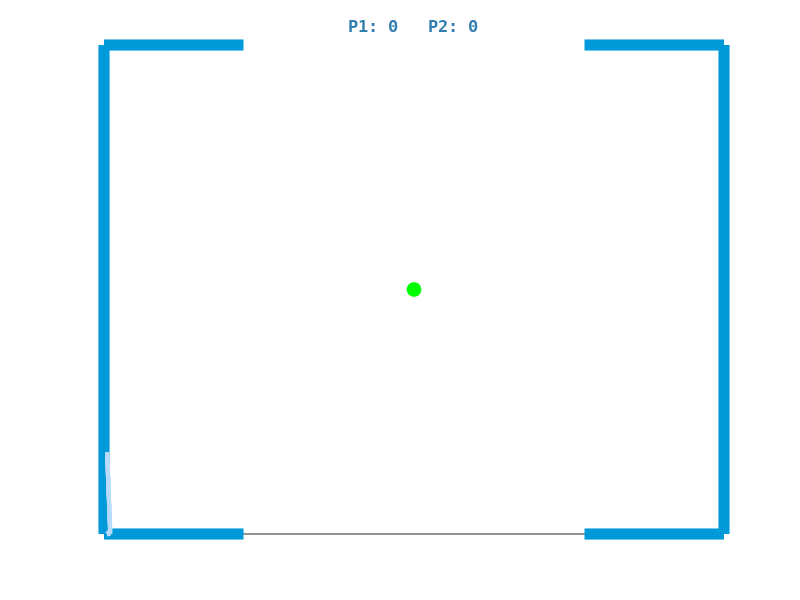

Source code (MATLAB): (Note: this script raises an error after producing the figure.)
%Pong
%Final Project for Art of Engineering by
%Parthiban Loganathan (pl2487)
%"Derek" Xingzhou He (xh2187)
%Brady Pan (bp2395)

function[] = pong()

clc;
clear;

EDGE_WIDTH = 8;
WIDTH = 200;
HEIGHT = 300;
GOAL_SIZE = 110;
GOAL_LEFT = (WIDTH-GOAL_SIZE)/2;
GOAL_RIGHT = WIDTH-(WIDTH-GOAL_SIZE)/2;

%appearance
GRAPH_COLOR = [0.18,0.4,0.58];
WALL_COLOR = [0,0.6,0.85];
SCORE_COLOR = [0.2,0.5,0.7];
BALL_SIZE = 10;
BALL_R = 3;
BALL_COLOR = [0,1,0];
BALL_SHAPE = 'o';

PADDLE_LENGTH = 50;
PADDLE_WIDTH = 2;
PADDLE_EDGE_THICKNESS = 3;
PADDLE_GOAL_DIS = 30;
PADDLE_DIM_X = [0,0,PADDLE_LENGTH,PADDLE_LENGTH,0];
PADDLE_DIM_Y = [0,PADDLE_WIDTH,PADDLE_WIDTH,0,0];
PADDLE_DIM = [PADDLE_DIM_X;PADDLE_DIM_Y];
PADDLE_COLOR = [0.72,0.86,0.98];

%control
game = [];
BALL_VELOCITY = 0.3;
ball = [];
ball_pos = [WIDTH/2, HEIGHT/2];
ball_v = [BALL_VELOCITY, BALL_VELOCITY];
SPEED_LIMIT = 1.5;

paddlePlot1 = [];
paddlePlot2 = [];
PADDLE_VELOCITY = 0.5;
paddle_dir1 = 0;
paddle_dir2 = 0;
paddle1 = [PADDLE_DIM(1,:) + WIDTH/2 - PADDLE_LENGTH/2; PADDLE_DIM(2,:) + PADDLE_GOAL_DIS];
paddle2 = [PADDLE_DIM(1,:) + WIDTH/2 - PADDLE_LENGTH/2; PADDLE_DIM(2,:) + HEIGHT - PADDLE_GOAL_DIS];

%mechanics
p1_score = 0;
p2_score = 0;
SCORE_LIMIT = 3;
playing_flag = 1;

drawField;
waitfor(msgbox(sprintf('Player 1 (bottom) uses left and right arrow keys to move paddle.\nPlayer 2 (top) uses Z and C keys to move paddle.'),'Instructions','help'));

TIMER = timer('TimerFcn',@callBack, 'ExecutionMode', 'fixedRate', 'Period', 0.0005);
start(TIMER);

%Called in the thread
    function callBack(obj, event)
        if playing_flag == 1
            updatePaddle;
            updateBall;
            redraw;
        else
            stop(TIMER);
            close(game);
        end
    end

return;

%Draw field
    function drawField
        
        %draw figure and graph
        scrsz = get(0,'ScreenSize');
        game = figure('Position',[scrsz(3)/4 scrsz(4)/4 scrsz(4)/2 scrsz(4)/2]);
        set(game, 'Resize', 'off');
        axis([0 WIDTH 0 HEIGHT]);
        axis manual;
        set(gca, 'color', GRAPH_COLOR, 'YTick', [], 'XTick', []);
        hold on;
        
        %edge
        edge_X1 = [GOAL_LEFT,0,0,GOAL_LEFT];
        edge_X2 = [GOAL_RIGHT,WIDTH,WIDTH,GOAL_RIGHT];
        edge_Y1 = [0,0,HEIGHT,HEIGHT];
        edge_Y2 = [HEIGHT,HEIGHT,0,0];
        plot(edge_X1, edge_Y1 , '-','LineWidth', EDGE_WIDTH, 'Color', WALL_COLOR);
        plot(edge_X2, edge_Y2 , '-','LineWidth', EDGE_WIDTH, 'Color', WALL_COLOR);
        
        %ball
        ball = plot(ball_pos(1), ball_pos(2));
        set(ball, 'Marker', BALL_SHAPE);
        set(ball, 'MarkerFaceColor', BALL_COLOR);
        set(ball, 'MarkerEdgeColor', BALL_COLOR);
        set(ball, 'MarkerSize', BALL_SIZE);
        
        %paddles
        paddlePlot1 = plot(PADDLE_DIM, '-', 'LineWidth', PADDLE_EDGE_THICKNESS);
        set(paddlePlot1, 'Color', PADDLE_COLOR);
        paddlePlot2 = plot(PADDLE_DIM, '-', 'LineWidth', PADDLE_EDGE_THICKNESS);
        set(paddlePlot2, 'Color', PADDLE_COLOR);
        
        %score
        t = title(sprintf('P1: %d   P2: %d', p1_score, p2_score), 'Color', SCORE_COLOR);
        set(t, 'FontName', 'Consolas','FontSize', 12);
        
        %key listener
        set(game,'KeyPressFcn', @keyPress, 'KeyReleaseFcn', @keyRelease);
    end

%reset ball
    function resetBall
        ball_pos = [WIDTH/2, HEIGHT/2];
        ball_v = [BALL_VELOCITY, BALL_VELOCITY];
    end

%new game
    function newgame
        p1_score = 0;
        p2_score = 0;
        t = title(sprintf('P1: %d   P2: %d', p1_score, p2_score), 'Color', SCORE_COLOR);
        set(t, 'FontName', 'Consolas','FontSize', 12);
        resetBall;
        playing_flag = 1;
    end

%end game
    function endgame(i)
        playing_flag = 0;
        if i == 1
            button = questdlg('Player 1 Wins. Play again?','Game Over');
        elseif i == 2
            button = questdlg('Player 2 Wins. Play again?','Game Over');
        end
        if strcmp(button, 'Yes') == 1
            newgame;
        elseif strcmp(button, 'No') == 1
            return;
        elseif strcmp(button, 'Cancel') == 1
            return;
        end
    end

%key press
    function keyPress(src, event)
        if strcmp(event.Key, 'leftarrow') == 1
            paddle_dir1 = -1;
        end
        if strcmp(event.Key, 'rightarrow') == 1
            paddle_dir1 = 1;
        end
        if strcmp(event.Key, 'z') == 1
            paddle_dir2 = -1;
        end
        if strcmp(event.Key, 'c') == 1
            paddle_dir2 = 1;
        end
    end

%key release
    function keyRelease(src, event)
        if strcmp(event.Key, 'leftarrow') == 1
            paddle_dir1 = 0;
        end
        if strcmp(event.Key, 'rightarrow') == 1
            paddle_dir1 = 0;
        end
        if strcmp(event.Key, 'z') == 1
            paddle_dir2 = 0;
        end
        if strcmp(event.Key, 'c') == 1
            paddle_dir2 = 0;
        end
    end

%accelerate
    function accelerate
        rand_y = 1 + (1.04-1).*rand(1);
        ball_v(2) = ball_v(2)*rand_y;
        
        if ball_v(1) > SPEED_LIMIT
            ball_v(1) = SPEED_LIMIT;
        end
        if ball_v(2) > SPEED_LIMIT
            ball_v(2) = SPEED_LIMIT;
        end
    end

%redraw ball
    function updateBall
        
        %update position
        ball_pos(1) = ball_pos(1) + ball_v(1);
        ball_pos(2) = ball_pos(2) + ball_v(2);
        
        paddle1_left = paddle1(1,1);
        paddle1_right = paddle1(1,3);
        paddle1_top = paddle1(2,1);
        paddle1_bot = paddle1(2,2);
        
        paddle2_left = paddle2(1,1);
        paddle2_right = paddle2(1,3);
        paddle2_top = paddle2(2,2);
        paddle2_bot = paddle2(2,1);
        
        %goal collision
        if ball_pos(2) - BALL_R < 0
            p2_score = p2_score + 1;
            t = title(sprintf('P1: %d   P2: %d', p1_score, p2_score), 'Color', SCORE_COLOR);
            set(t, 'FontName', 'Consolas','FontSize', 12);
            if(p2_score >= SCORE_LIMIT)
                endgame(2);
            end
            resetBall;
            return;
        elseif ball_pos(2) + BALL_R > HEIGHT
            p1_score = p1_score + 1;
            t = title(sprintf('P1: %d   P2: %d', p1_score, p2_score), 'Color', SCORE_COLOR);
            set(t, 'FontName', 'Consolas','FontSize', 12);
            if(p1_score >= SCORE_LIMIT)
                endgame(1);
            end
            resetBall;
            return;
        end
        
        %paddle 1 collision
        if (ball_pos(1) + BALL_R > paddle1_left) && (ball_pos(1) - BALL_R < paddle1_right) && (ball_pos(2) - BALL_R < paddle1_top) && (ball_pos(2) + BALL_R > paddle1_bot) && ball_v(2) < 0
            ball_pos(2) = paddle1_top + BALL_R + 1;
            ball_v(2) = -1*ball_v(2);
            accelerate;
            return;
        end
        
        if (ball_pos(1) + BALL_R > paddle1_left) && (ball_pos(1) - BALL_R < paddle1_right) && (ball_pos(2) - BALL_R < paddle1_top) && (ball_pos(2) + BALL_R > paddle1_bot) && ball_v(2) > 0
            ball_pos(2) = paddle1_bot - BALL_R - 1;
            ball_v(2) = -1*ball_v(2);
            accelerate;
            return;
        end
        
        %paddle 2 collision
        if (ball_pos(1) + BALL_R > paddle2_left) && (ball_pos(1) - BALL_R < paddle2_right) && (ball_pos(2) - BALL_R < paddle2_top) && (ball_pos(2) + BALL_R > paddle2_bot) && ball_v(2) < 0
            ball_pos(2) = paddle2_top + BALL_R + 1;
            ball_v(2) = -1*ball_v(2);
            accelerate;
            return;
        end
        
        if (ball_pos(1) + BALL_R > paddle2_left) && (ball_pos(1) - BALL_R < paddle2_right) && (ball_pos(2) - BALL_R < paddle2_top) && (ball_pos(2) + BALL_R > paddle2_bot) && ball_v(2) > 0
            ball_pos(2) = paddle2_bot - BALL_R - 1;
            ball_v(2) = -1*ball_v(2);
            accelerate;
            return;
        end
        
        %wall collision
        if (ball_pos(1) < EDGE_WIDTH)
            ball_pos(1) = EDGE_WIDTH + 1;
            ball_v(1) = -1*ball_v(1);
            accelerate;
            return;
        end
        
        if (ball_pos(1) > WIDTH - EDGE_WIDTH)
            ball_pos(1) = WIDTH - EDGE_WIDTH - 1;
            ball_v(1) = -1*ball_v(1);
            accelerate;
            return;
        end
        
        if (ball_pos(2) + BALL_R > HEIGHT - EDGE_WIDTH) && (ball_pos(1) < GOAL_LEFT || ball_pos(1) > GOAL_RIGHT)
            ball_pos(2) = HEIGHT - EDGE_WIDTH - BALL_R - 1;
            ball_v(2) = -1*ball_v(2);
            accelerate;
            return;
        end
        
        if (ball_pos(2) - BALL_R < EDGE_WIDTH)  && (ball_pos(1) < GOAL_LEFT || ball_pos(1) > GOAL_RIGHT)
            ball_pos(2) = EDGE_WIDTH + BALL_R + 1;
            ball_v(2) = -1*ball_v(2);
            accelerate;
            return;
        end
        
    end

%redraw paddle
    function updatePaddle
        
        %update paddle coordinates
        paddle1(1,:) = paddle1(1,:) + (paddle_dir1*PADDLE_VELOCITY);
        paddle2(1,:) = paddle2(1,:) + (paddle_dir2*PADDLE_VELOCITY);
        
        %keep paddle inside field
        %paddle 1
        %for left edge
        if paddle1(1,1) < EDGE_WIDTH
            paddle1(1,:) = PADDLE_DIM(1,:) + EDGE_WIDTH + 1;
        %for right edge
        elseif paddle1(1,3) > WIDTH - EDGE_WIDTH
            paddle1(1,:) = PADDLE_DIM(1,:) + WIDTH - PADDLE_LENGTH - EDGE_WIDTH -1;
        end
        %paddle 2
        %for left edge
        if paddle2(1,1) < EDGE_WIDTH
            paddle2(1,:) = PADDLE_DIM(1,:) + EDGE_WIDTH + 1;
        %for right edge
        elseif paddle2(1,3) > WIDTH - EDGE_WIDTH
            paddle2(1,:) = PADDLE_DIM(1,:) + WIDTH - PADDLE_LENGTH - EDGE_WIDTH -1;
        end
    end

%redraw
    function redraw
        
        set(paddlePlot1, 'Xdata', paddle1(1,:), 'YData', paddle1(2,:));
        set(paddlePlot2, 'Xdata', paddle2(1,:), 'YData', paddle2(2,:));
        set(ball, 'XData', ball_pos(1), 'YData', ball_pos(2));
        drawnow;
    end

end